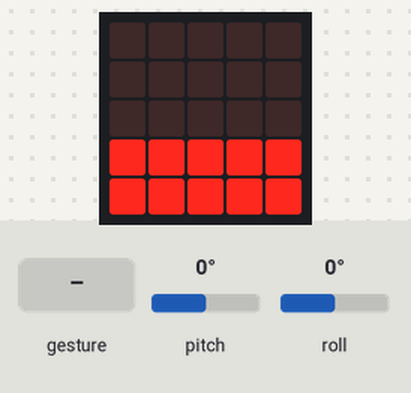
A program run on a simulated BBC micro:bit (MakeCode). Parts: the board's 5×5 LED display. Inputs (shaded band) come from the test bench; at power-on: pitch 0°, roll 0°. A tilt is held for 1.5 s and a shake lasts 1 s, then the board lies face up again.

Above: at 1.2 s.
1.3 s: gesture 'shake'
At 1.89 s:
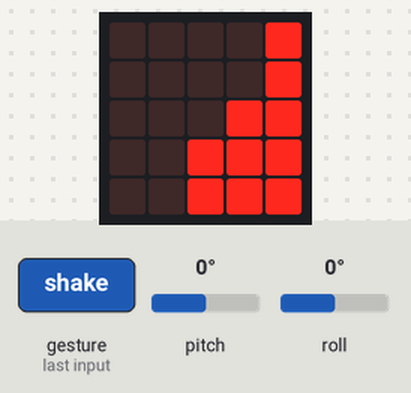
4.3 s: pitch set to -2°
At 5.4 s:
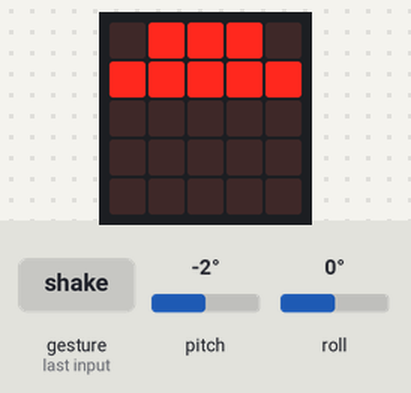
6.4 s: roll set to 4°
7.9 s: roll set to 7°
At 9.1 s:
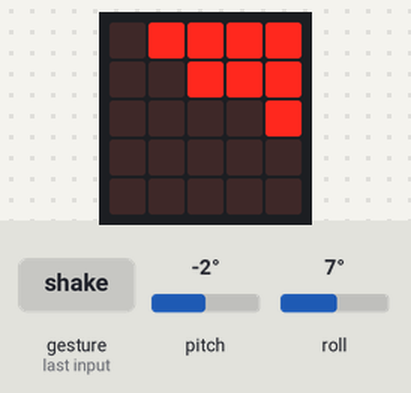
9.4 s: pitch set to 0°
At 10.1 s:
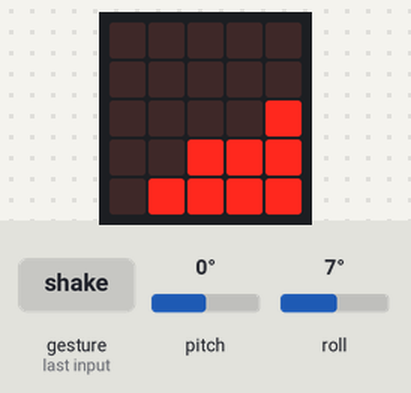
11.1 s: roll set to 27°
12.6 s: roll set to 34°
At 14.0 s:
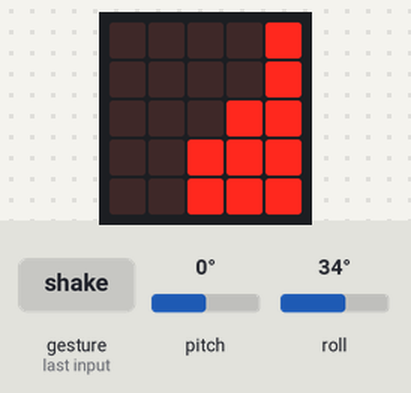
Timing chart, 0 to 15.1 s (numbered marks = the images above; inputs shaded):
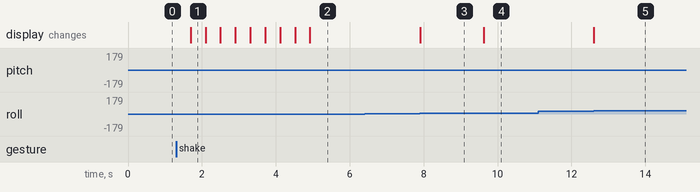

Measured:
- the behaviour switches between 0 and -1° on pitch (found by bisection; images 1 and 2)
- the behaviour switches between 5 and 6° on roll (found by bisection; images 2 and 3)
- the behaviour switches between 30 and 31° on roll (found by bisection; images 4 and 5)
- after the input at 1.3 s, the display: changes after 0.40 s (image 1)
- after the input at 4.3 s, the display: first differs from a run without the input after 0.62 s (image 2)
- after the input at 6.4 s, every drawn part: stays the same
- after the input at 7.9 s, the display: changes at once (image 3)
- after the input at 9.4 s, the display: changes after 0.22 s (image 4)
- after the input at 11.1 s, every drawn part: stays the same
- after the input at 12.6 s, the display: changes at once (image 5)

The program:

Fluid_Microbit.py
```python
# Python code
#
#At first I was trying to derive a matrix operation which woul dtake input as roll and pitch angles and giev out the the leds that has to
#be lit i almost devised it but then i realised i have to implememt it in tinkercad which is a really bad software and i just went along with
#codeblocks to do it so basically (as you can see) put forward many ifs statement for differnet angle making my microbit not fluid but pseudofluid like
# https://www.tinkercad.com/things/lz8GxSab7wW-fluid-motion

def on_forever():
  if input.rotation(Rotation.Pitch) >= 0:
    if input.rotation(Rotation.Roll) > -5 and input.rotation(Rotation.Roll) <= 5:
      basic.show_leds("""
        . . . . .
        . . . . .
        . . . . .
        # # # # #
        # # # # #
        """)
    if input.rotation(Rotation.Roll) > 5 and input.rotation(Rotation.Roll) <= 30:
      basic.show_leds("""
        . . . . .
        . . . . .
        . . . . #
        . . # # #
        . # # # #
        """)
    if input.rotation(Rotation.Roll) > 30 and input.rotation(Rotation.Roll) <= 70:
      basic.show_leds("""
        . . . . #
        . . . . #
        . . . # #
        . . # # #
        . . # # #
        """)
    if input.rotation(Rotation.Roll) > 70 and input.rotation(Rotation.Roll) <= 90:
      basic.show_leds("""
        . . . # #
        . . . # #
        . . . # #
        . . . # #
        . . . # #
        """)
    if input.rotation(Rotation.Roll) > -30 and input.rotation(Rotation.Roll) <= -5:
      basic.show_leds("""
        . . . . .
        . . . . .
        # . . . .
        # # # . .
        # # # # .
        """)
    if input.rotation(Rotation.Roll) > -70 and input.rotation(Rotation.Roll) <= -30:
      basic.show_leds("""
        . . . . .
        # . . . .
        # # . . .
        # # # . .
        # # # . .
        """)
    if input.rotation(Rotation.Roll) > -90 and input.rotation(Rotation.Roll) <= -70:
      basic.show_leds("""
        # # . . .
        # # . . .
        # # . . .
        # # . . .
        # # . . .
        """)
  else:
    if input.rotation(Rotation.Roll) > -5 and input.rotation(Rotation.Roll) <= 5:
      basic.show_leds("""
        . # # # .
        # # # # #
        . . . . .
        . . . . .
        . . . . .
        """)
    if input.rotation(Rotation.Roll) > 5 and input.rotation(Rotation.Roll) <= 30:
      basic.show_leds("""
        . # # # #
        . . # # #
        . . . . #
        . . . . .
        . . . . .
        """)
    if input.rotation(Rotation.Roll) > 30 and input.rotation(Rotation.Roll) <= 70:
      basic.show_leds("""
        . . # # #
        . . # # #
        . . . # #
        . . . . #
        . . . . .
        """)
    if input.rotation(Rotation.Roll) > 70 and input.rotation(Rotation.Roll) <= 90:
      basic.show_leds("""
        . . . # #
        . . . # #
        . . . # #
        . . . # #
        . . . # #
        """)
    if input.rotation(Rotation.Roll) > -30 and input.rotation(Rotation.Roll) <= -5:
      basic.show_leds("""
        # # # # .
        # # # . .
        # . . . .
        . . . . .
        . . . . .
        """)
    if input.rotation(Rotation.Roll) > -70 and input.rotation(Rotation.Roll) <= -30:
      basic.show_leds("""
        # # # . .
        # # # . .
        # # . . .
        # . . . .
        . . . . .
        """)
    if input.rotation(Rotation.Roll) > -90 and input.rotation(Rotation.Roll) <= -70:
      basic.show_leds("""
        # # . . .
        # # . . .
        # # . . .
        # # . . .
        # # . . .
        """)
basic.forever(on_forever)

def on_gesture_shake():
  basic.show_leds("""
    . . . . #
    . . . . .
    . . . . #
    . . # # #
    . # # # #
    """)
  basic.pause(2)
  basic.show_leds("""
    . . . . .
    . . # . .
    . . . # .
    # # # . #
    # # # # #
    """)
  basic.pause(2)
  basic.show_leds("""
    . . . . .
    # . . . .
    # # . . .
    # # . # .
    # # # # .
    """)
  basic.pause(2)
  basic.show_leds("""
    . . . . .
    . . . . .
    . . . . .
    # # # # #
    . # # # #
    """)
input.on_gesture(Gesture.Shake, on_gesture_shake)
```
